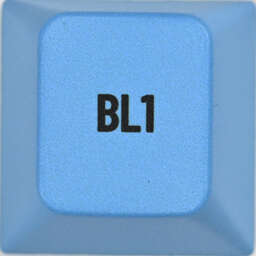
#> input picture yuzu/exported/keycaps/BL1.jpg, 256 x 256 px; its folder holds 4 pictures in this run
$ python build_color_registry.py
#> lines starting #> are read from the running program, lines starting #| are printed output that depends on the picture
#> in main, img is the input picture: PIL image 256x256 RGB; mean R, G, B 111.5, 162.1, 210.5
import json
import re
from pathlib import Path

import numpy as np
from PIL import Image


def sample_color(image: Image.Image) -> tuple[int, int, int]:
    """Sample average RGB color from a fixed region (x 70-170, y 25-80)."""
    # Ensure region within bounds
    width, height = image.size
#> width = 256; height = 256
    left = min(70, width - 1)
#> left = 70
    right = min(170, width)
#> right = 170
    top = min(25, height - 1)
#> top = 25
    bottom = min(80, height)
#> bottom = 80
    region = image.crop((left, top, right, bottom))
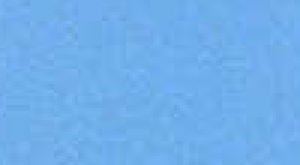
#> region: PIL image 100x55 RGB (shown 3 times larger); mean R, G, B 112.1, 175.2, 235.3
    arr = np.array(region)
    # Flatten and compute median to reduce outliers/noise
    median = np.median(arr.reshape(-1, 3), axis=0)
#> median = [112, 175, 235]
    return tuple(int(x) for x in median)


def main():
    keycaps_dir = Path(__file__).resolve().parent.parent / "yuzu" / "keycaps"
    registry_path = Path(__file__).resolve().parent.parent / "yuzu" / "color_registry.json"

    registry = {}

    # Find all image files with name pattern that looks like a color code (letters followed by digits)
    color_file_pattern = re.compile(r'^[A-Z]{1,3}[0-9]{1,3}\.jpg$')

    # Process each keycap file
    for img_path in sorted(keycaps_dir.glob("*.jpg")):
        if not color_file_pattern.match(img_path.name):
            print(f"[skip] {img_path.name} doesn't match color code pattern")
            continue

        # Extract color code from filename
        color_code = img_path.stem  # filename without extension

        try:
            img = Image.open(img_path)
            rgb = sample_color(img)
#> rgb = (112, 175, 235)

            registry[color_code] = {
                "file": str(img_path.relative_to(keycaps_dir.parent.parent)),
                "rgb": list(rgb)
            }
            print(f"[ok] {color_code} -> {rgb}")
#| [ok] BL1 -> (112, 175, 235)
        except Exception as e:
            print(f"[error] Failed to process {img_path.name}: {e}")
#> pass 2 of the loop in main, `for img_path in sorted(keycaps_dir.glob("*.jpg")):`:
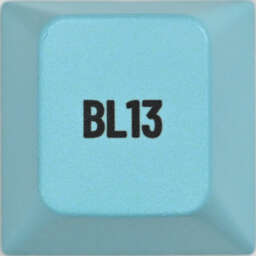
#> input picture yuzu/exported/keycaps/BL13.jpg, 256 x 256 px
#> in main, img is the input picture: PIL image 256x256 RGB; mean R, G, B 129.2, 184.2, 195.8
#> in sample_color (call 2), `region = image.crop((left, top, right, bottom))`:
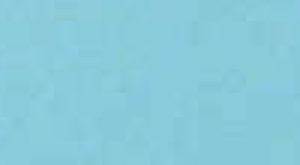
#> region: PIL image 100x55 RGB (shown 3 times larger); mean R, G, B 136, 202.9, 218.1
#> median = [136, 203, 219]
#> rgb = (136, 203, 219)
#| [ok] BL13 -> (136, 203, 219)
#> pass 3 of the loop in main, `for img_path in sorted(keycaps_dir.glob("*.jpg")):`:
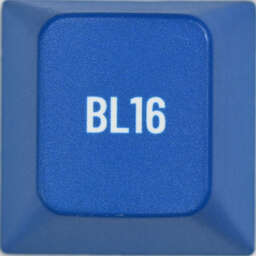
#> input picture yuzu/exported/keycaps/BL16.jpg, 256 x 256 px
#> in main, img is the input picture: PIL image 256x256 RGB; mean R, G, B 57.8, 100.6, 167.8
#> in sample_color (call 3), `region = image.crop((left, top, right, bottom))`:
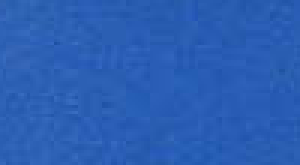
#> region: PIL image 100x55 RGB (shown 3 times larger); mean R, G, B 42.2, 93.9, 180.1
#> median = [42, 94, 180]
#> rgb = (42, 94, 180)
#| [ok] BL16 -> (42, 94, 180)
#> the loop made 4 passes; the first 3 are shown

    # Save registry
    with open(registry_path, "w", encoding="utf-8") as f:
        json.dump(registry, f, indent=2, sort_keys=True)

#> (the run stopped early here; a loop or call above may not have finished)
